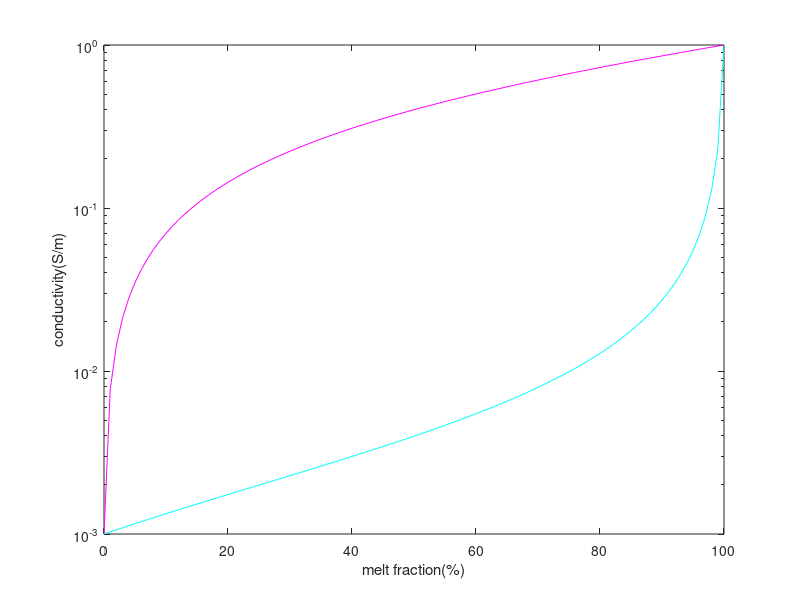

MATLAB code for this plot:
%%Hashin-Shtrikman Boundery
%%Hashin Z, Shtrikman S. A Variational approach to the theory of the effective magnetic permeability of multiphase materials[J]. Journal of Applied Physics, 1962, 33(10): 3125-3131. https://doi.org/10.1063/1.1728579.
%%coded by GuJiangfan@CUGB
%%meltfraction-conductivity 
meltsigma=1;%replace it with any result you find/calculate/measure
sigmarock=0.001%replace it with any result you find/calculate/measure
phi=0:0.01:1;
phip=phi*100;
sigmahsp=meltsigma+(1-phi).*(1./(1/(sigmarock-meltsigma)+phi/meltsigma/3));
semilogy(phip,sigmahsp,'m');
hold on
sigmahsm=sigmarock+phi.*(1./(1/(meltsigma-sigmarock)+(1-phi)/sigmarock/3));
semilogy(phip,sigmahsm,'c');
hold on
xlabel('melt fraction(%)');
ylabel('conductivity(S/m)');
